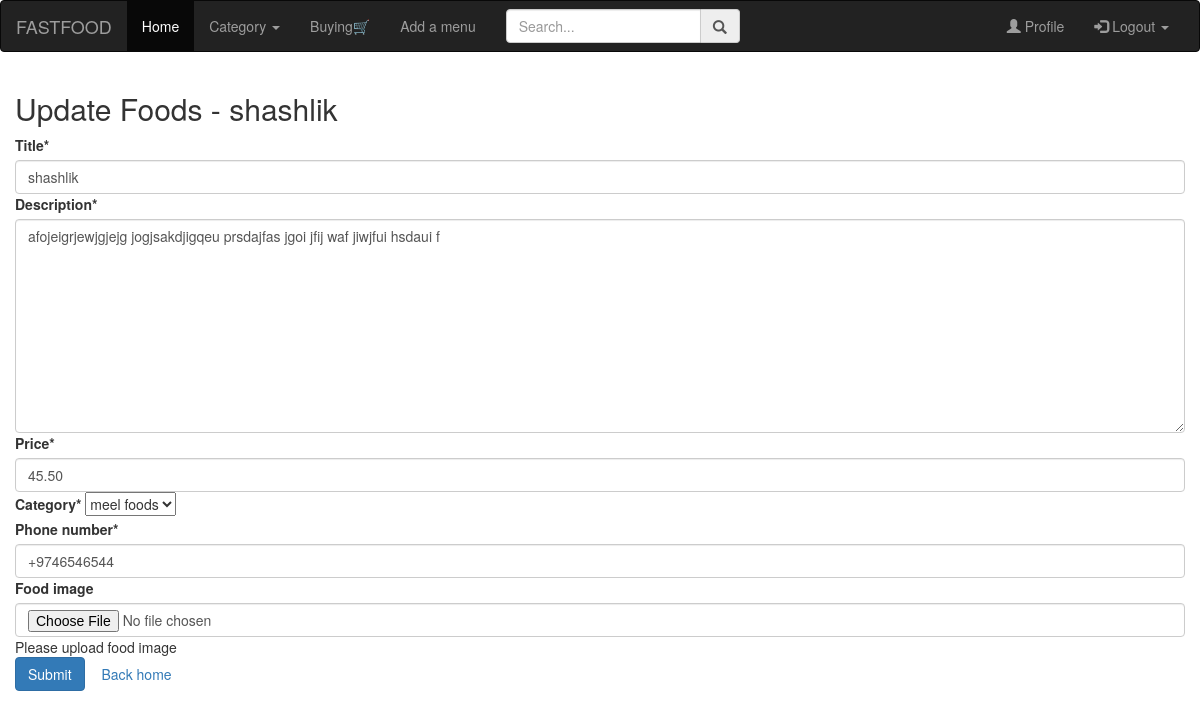
The app's page /foods/13/update (signed in) with its own data.
### foods/models.py (models this page shows, shortened)
class Food(models.Model):
    author = models.ForeignKey(CustomUser, on_delete=models.CASCADE)
    category = models.ForeignKey(Category, on_delete=models.CASCADE)
    title = models.CharField(max_length=150)
    description = models.TextField()
    price = models.DecimalField(max_digits=100000, decimal_places=2)
    phone_number = models.CharField(max_length=17)
    date = models.DateTimeField(auto_now_add=True)
    class Meta:
        ordering = ['-id']

### foods/views.py (the view, shortened to what this page needs)
# urls.py: path('<int:food_id>/update', food_update, name='update'),
@login_required(login_url='login')
def food_update(request, food_id):
    food = get_object_or_404(Food, id= food_id)
    if request.user==food.author:
        if request.method=='GET':
            form = FoodForm(instance=food)
            return render(request, 'update_food.html', {'form':form, 'fd':food})
        else:
            messages.error(request, 'Access danied')
            return redirect('main:index')

### foods/forms.py
class FoodForm(forms.ModelForm):
    image = forms.ImageField(required=False, label="Food image",
                             help_text="Please upload food image")
    class Meta:
        model = Food
        fields = ('title', 'description', 'price', 'category', 'phone_number', 'image')

### foods/models.py (called while the page is built)
    def __str__(self):
        return self.name

### main/views.py (called while the page is built)
def for_all_pages(request):
    categories = Category.objects.all()
    return {"categories":categories}

### templates/update_food.html (shortened to what this page needs)
{% extends "base.html" %}
{% load crispy_forms_tags %}
{% block content %}
<div class="container">
    <div class="row">
    <div class="col-6 mt-5">
        <h2>Update Foods - {{fd.title}}</h2>
        <form method="post" enctype="multipart/form-data">{% csrf_token %}
        {{form|crispy}}
        <button type="submit" class="btn btn-primary" >Submit</button>
        <a class="btn btn-secondary" href="{% url 'main:index' %}">Back home</a>
        </form>
   </div>
    </div>
</div>
{% endblock content %}

### records on screen
Food: title "shashlik", description "afojeigrjewjgjejg jogjsakdjigqeu prsdajfas jgoi jfij waf jiwjfui hsdaui f", price "45.50", category "meel foods", phone_number "+9746546544"
